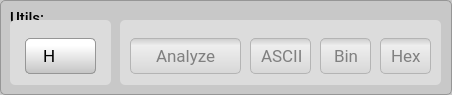
           <widget class="QGroupBox" name="groupBox_utils">
            <property name="minimumSize">
             <size>
              <width>452</width>
              <height>95</height>
             </size>
            </property>
            <property name="maximumSize">
             <size>
              <width>16777215</width>
              <height>95</height>
             </size>
            </property>
            <property name="font">
             <font>
              <family>Roboto Medium</family>
              <pointsize>11</pointsize>
             </font>
            </property>
            <property name="styleSheet">
             <string notr="true">QGroupBox {background-color: rgb(200,200,200);border: 1px solid rgb(150,150,150); border-radius: 5px;  margin-top: 0.5em;}; 
QGroupBox::title {subcontrol-origin: margin;left: 10px;padding: 0 3px 0 3px;}</string>
            </property>
            <property name="title">
             <string/>
            </property>
            <widget class="QLabel" name="label_titleUtils">
             <property name="geometry">
              <rect>
               <x>10</x>
               <y>10</y>
               <width>81</width>
               <height>16</height>
              </rect>
             </property>
             <property name="font">
              <font>
               <family>Roboto Medium</family>
               <pointsize>11</pointsize>
              </font>
             </property>
             <property name="styleSheet">
              <string notr="true">color:black;</string>
             </property>
             <property name="text">
              <string>Utils:</string>
             </property>
            </widget>
            <widget class="QGroupBox" name="groupBox_u_8">
             <property name="geometry">
              <rect>
               <x>10</x>
               <y>20</y>
               <width>101</width>
               <height>65</height>
              </rect>
             </property>
             <property name="minimumSize">
              <size>
               <width>0</width>
               <height>0</height>
              </size>
             </property>
             <property name="maximumSize">
              <size>
               <width>16777215</width>
               <height>10000</height>
              </size>
             </property>
             <property name="font">
              <font>
               <family>Roboto Medium</family>
               <pointsize>11</pointsize>
              </font>
             </property>
             <property name="styleSheet">
              <string notr="true">QGroupBox {background-color: rgb(220,220,220);border: 0px solid rgb(150,150,150); border-radius: 5px;  margin-top: 0.5em;}; 
QGroupBox::title {subcontrol-origin: margin;left: 10px;padding: 0 3px 0 3px;}</string>
             </property>
             <property name="title">
              <string/>
             </property>
             <widget class="QPushButton" name="pushButton_cursorsHon">
              <property name="geometry">
               <rect>
                <x>15</x>
                <y>18</y>
                <width>71</width>
                <height>36</height>
               </rect>
              </property>
              <property name="font">
               <font>
                <family>Roboto</family>
                <pointsize>13</pointsize>
               </font>
              </property>
              <property name="styleSheet">
               <string notr="true">QPushButton {
	padding: 0.2em 0.2em 0.3em 0.2em;
	border: 1px solid rgb(150, 150, 150);
	border-radius: 5px;
	color: black;
	background: qlineargradient(x1:0, y1:0, x2:0, y2:2, stop:0 #FFFFFF, stop:0.1 #FFFFFF, stop:1 #7B7B7B);
	text-align:left;
	padding-left:13px;
}

QPushButton:hover:!pressed {
	border: 1px solid rgb(150, 150, 150);
	border-radius: 5px;
	color: #256552;
	background: qlineargradient(x1:0, y1:0, x2:0, y2:2, stop:0 #FFFFFF, stop:0.1 #FFFFFF, stop:1 #AAAAAA);
}

QPushButton:pressed {
	border: 2px solid rgb(150, 150, 150);
	border-radius: 5px;
	background: #FFFFFF;
	color: #2f836a;
}
</string>
              </property>
              <property name="text">
               <string> H</string>
              </property>
              <property name="icon">
               <iconset resource="../../resources/resources.qrc">
                <normaloff>:/main/img/power-off-gray2.png</normaloff>:/main/img/power-off-gray2.png</iconset>
              </property>
              <property name="iconSize">
               <size>
                <width>23</width>
                <height>22</height>
               </size>
              </property>
             </widget>
             <widget class="QPushButton" name="pushButton_cursorsHoff">
              <property name="geometry">
               <rect>
                <x>15</x>
                <y>18</y>
                <width>71</width>
                <height>36</height>
               </rect>
              </property>
              <property name="font">
               <font>
                <family>Roboto</family>
                <pointsize>13</pointsize>
               </font>
              </property>
              <property name="styleSheet">
               <string notr="true">QPushButton {
	padding: 0.2em 0.2em 0.3em 0.2em;
	border: 1px solid rgb(150, 150, 150);
	border-radius: 5px;
	color: black;
	background: qlineargradient(x1:0, y1:0, x2:0, y2:2, stop:0 #FFFFFF, stop:0.1 #FFFFFF, stop:1 #69D769);
	text-align:left;
	padding-left:13px;
}

QPushButton:hover:!pressed {
	border: 1px solid rgb(150, 150, 150);
	border-radius: 5px;
	color: #256552;
	background: qlineargradient(x1:0, y1:0, x2:0, y2:2, stop:0 #FFFFFF, stop:0.1 #FFFFFF, stop:1 #ACFAAC);
}

QPushButton:pressed {
	border: 2px solid rgb(150, 150, 150);
	border-radius: 5px;
	background: #FFFFFF;
	color: #2f836a;
}
</string>
              </property>
              <property name="text">
               <string> H</string>
              </property>
              <property name="icon">
               <iconset resource="../../resources/resources.qrc">
                <normaloff>:/main/img/power-off-green3.png</normaloff>
                <disabledoff>:/main/img/power-off-green3.png</disabledoff>:/main/img/power-off-green3.png</iconset>
              </property>
              <property name="iconSize">
               <size>
                <width>23</width>
                <height>22</height>
               </size>
              </property>
             </widget>
             <zorder>pushButton_cursorsHoff</zorder>
             <zorder>pushButton_cursorsHon</zorder>
            </widget>
            <widget class="QGroupBox" name="groupBox_u_7">
             <property name="geometry">
              <rect>
               <x>120</x>
               <y>20</y>
               <width>321</width>
               <height>65</height>
              </rect>
             </property>
             <property name="minimumSize">
              <size>
               <width>0</width>
               <height>0</height>
              </size>
             </property>
             <property name="maximumSize">
              <size>
               <width>16777215</width>
               <height>10000</height>
              </size>
             </property>
             <property name="font">
              <font>
               <family>Roboto Medium</family>
               <pointsize>11</pointsize>
              </font>
             </property>
             <property name="styleSheet">
              <string notr="true">QGroupBox {background-color: rgb(220,220,220);border: 0px solid rgb(150,150,150); border-radius: 5px;  margin-top: 0.5em;}; 
QGroupBox::title {subcontrol-origin: margin;left: 10px;padding: 0 3px 0 3px;}</string>
             </property>
             <property name="title">
              <string/>
             </property>
             <widget class="QPushButton" name="pushButton_resetZoom_6">
              <property name="enabled">
               <bool>false</bool>
              </property>
              <property name="geometry">
               <rect>
                <x>10</x>
                <y>18</y>
                <width>111</width>
                <height>36</height>
               </rect>
              </property>
              <property name="font">
               <font>
                <family>Roboto</family>
                <pointsize>13</pointsize>
               </font>
              </property>
              <property name="styleSheet">
               <string notr="true">QPushButton {
	padding: 0.2em 0.2em 0.3em 0.2em;
	border: 1px solid rgb(150, 150, 150);
	border-radius: 5px;
	color: black;
	background: qlineargradient(x1:0, y1:0, x2:0, y2:2, stop:0 #FFFFFF, stop:0.1 #FFFFFF, stop:1 #7B7B7B);
	text-align:left;
	padding-left:25px;
}

QPushButton:hover:!pressed {
	border: 1px solid rgb(150, 150, 150);
	border-radius: 5px;
	color: #256552;
	background: qlineargradient(x1:0, y1:0, x2:0, y2:2, stop:0 #FFFFFF, stop:0.1 #FFFFFF, stop:1 #AAAAAA);
}

QPushButton:pressed {
	border: 2px solid rgb(150, 150, 150);
	border-radius: 5px;
	background: #FFFFFF;
	color: #2f836a;
}

QPushButton:disabled {
	border: 1px solid rgb(180, 180, 180);
	color: gray;
	background: qlineargradient(x1:0, y1:0, x2:0, y2:2, stop:0 #CCCCCC, stop:0.1 #EEEEEE, stop:1 #BBBBBB);
}</string>
              </property>
              <property name="text">
               <string>Analyze</string>
              </property>
              <property name="iconSize">
               <size>
                <width>23</width>
                <height>22</height>
               </size>
              </property>
             </widget>
             <widget class="QPushButton" name="pushButton_resetZoom_7">
              <property name="enabled">
               <bool>false</bool>
              </property>
              <property name="geometry">
               <rect>
                <x>130</x>
                <y>18</y>
                <width>61</width>
                <height>36</height>
               </rect>
              </property>
              <property name="font">
               <font>
                <family>Roboto</family>
                <pointsize>13</pointsize>
               </font>
              </property>
              <property name="styleSheet">
               <string notr="true">QPushButton {
	padding: 0.2em 0.2em 0.3em 0.2em;
	border: 1px solid rgb(150, 150, 150);
	border-radius: 5px;
	color: black;
	background: qlineargradient(x1:0, y1:0, x2:0, y2:2, stop:0 #FFFFFF, stop:0.1 #FFFFFF, stop:1 #7B7B7B);
	text-align:left;
	padding-left:10px;
}

QPushButton:hover:!pressed {
	border: 1px solid rgb(150, 150, 150);
	border-radius: 5px;
	color: #256552;
	background: qlineargradient(x1:0, y1:0, x2:0, y2:2, stop:0 #FFFFFF, stop:0.1 #FFFFFF, stop:1 #AAAAAA);
}

QPushButton:pressed {
	border: 2px solid rgb(150, 150, 150);
	border-radius: 5px;
	background: #FFFFFF;
	color: #2f836a;
}

QPushButton:disabled {
	border: 1px solid rgb(180, 180, 180);
	color: gray;
	background: qlineargradient(x1:0, y1:0, x2:0, y2:2, stop:0 #CCCCCC, stop:0.1 #EEEEEE, stop:1 #BBBBBB);
}</string>
              </property>
              <property name="text">
               <string>ASCII</string>
              </property>
              <property name="iconSize">
               <size>
                <width>23</width>
                <height>22</height>
               </size>
              </property>
             </widget>
             <widget class="QPushButton" name="pushButton_resetZoom_8">
              <property name="enabled">
               <bool>false</bool>
              </property>
              <property name="geometry">
               <rect>
                <x>200</x>
                <y>18</y>
                <width>51</width>
                <height>36</height>
               </rect>
              </property>
              <property name="font">
               <font>
                <family>Roboto</family>
                <pointsize>13</pointsize>
               </font>
              </property>
              <property name="styleSheet">
               <string notr="true">QPushButton {
	padding: 0.2em 0.2em 0.3em 0.2em;
	border: 1px solid rgb(150, 150, 150);
	border-radius: 5px;
	color: black;
	background: qlineargradient(x1:0, y1:0, x2:0, y2:2, stop:0 #FFFFFF, stop:0.1 #FFFFFF, stop:1 #7B7B7B);
	text-align:left;
	padding-left:13px;
}

QPushButton:hover:!pressed {
	border: 1px solid rgb(150, 150, 150);
	border-radius: 5px;
	color: #256552;
	background: qlineargradient(x1:0, y1:0, x2:0, y2:2, stop:0 #FFFFFF, stop:0.1 #FFFFFF, stop:1 #AAAAAA);
}

QPushButton:pressed {
	border: 2px solid rgb(150, 150, 150);
	border-radius: 5px;
	background: #FFFFFF;
	color: #2f836a;
}

QPushButton:disabled {
	border: 1px solid rgb(180, 180, 180);
	color: gray;
	background: qlineargradient(x1:0, y1:0, x2:0, y2:2, stop:0 #CCCCCC, stop:0.1 #EEEEEE, stop:1 #BBBBBB);
}</string>
              </property>
              <property name="text">
               <string>Bin</string>
              </property>
              <property name="iconSize">
               <size>
                <width>23</width>
                <height>22</height>
               </size>
              </property>
             </widget>
             <widget class="QPushButton" name="pushButton_resetZoom_9">
              <property name="enabled">
               <bool>false</bool>
              </property>
              <property name="geometry">
               <rect>
                <x>260</x>
                <y>18</y>
                <width>51</width>
                <height>36</height>
               </rect>
              </property>
              <property name="font">
               <font>
                <family>Roboto</family>
                <pointsize>13</pointsize>
               </font>
              </property>
              <property name="styleSheet">
               <string notr="true">QPushButton {
	padding: 0.2em 0.2em 0.3em 0.2em;
	border: 1px solid rgb(150, 150, 150);
	border-radius: 5px;
	color: black;
	background: qlineargradient(x1:0, y1:0, x2:0, y2:2, stop:0 #FFFFFF, stop:0.1 #FFFFFF, stop:1 #7B7B7B);
	text-align:left;
	padding-left:10px;
}

QPushButton:hover:!pressed {
	border: 1px solid rgb(150, 150, 150);
	border-radius: 5px;
	color: #256552;
	background: qlineargradient(x1:0, y1:0, x2:0, y2:2, stop:0 #FFFFFF, stop:0.1 #FFFFFF, stop:1 #AAAAAA);
}

QPushButton:pressed {
	border: 2px solid rgb(150, 150, 150);
	border-radius: 5px;
	background: #FFFFFF;
	color: #2f836a;
}

QPushButton:disabled {
	border: 1px solid rgb(180, 180, 180);
	color: gray;
	background: qlineargradient(x1:0, y1:0, x2:0, y2:2, stop:0 #CCCCCC, stop:0.1 #EEEEEE, stop:1 #BBBBBB);
}</string>
              </property>
              <property name="text">
               <string>Hex</string>
              </property>
              <property name="iconSize">
               <size>
                <width>23</width>
                <height>22</height>
               </size>
              </property>
             </widget>
            </widget>
           </widget>
